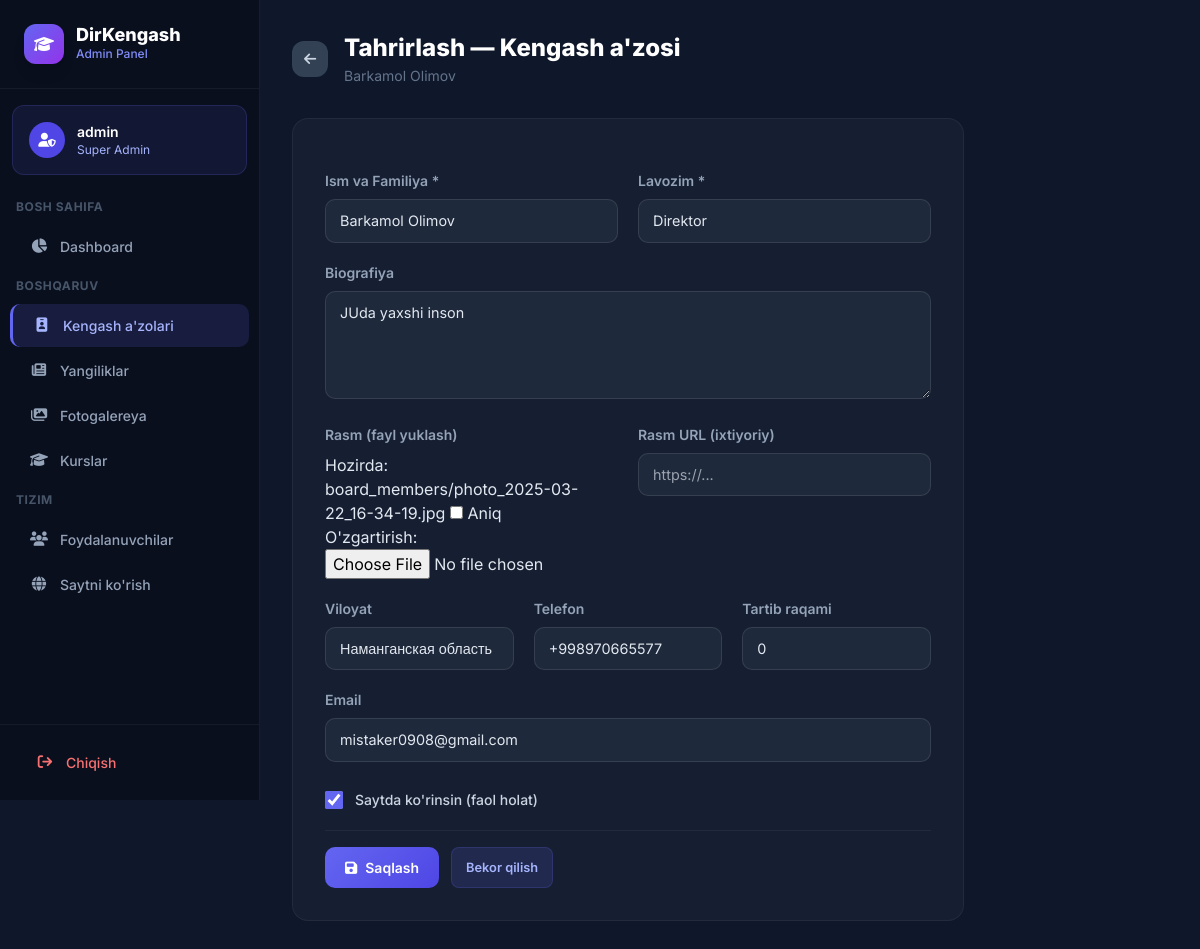
The page /admin-panel/members/1/edit/ (signed in) on the database its author committed.
### core/models.py (models this page shows, shortened)
class User(AbstractUser):
    class Role(models.TextChoices):
        ADMIN = 'ADMIN', _('Admin')
        DIRECTOR = 'DIRECTOR', _('Director')
        TEACHER = 'TEACHER', _('Teacher')
    role = models.CharField(max_length=20, choices=Role.choices, default=Role.TEACHER)
    phone_number = models.CharField(max_length=20, blank=True, null=True)
    avatar = models.ImageField(upload_to='avatars/', null=True, blank=True)

class BoardMember(models.Model):
    full_name = models.CharField(max_length=255, verbose_name="Ism va Familiya")
    position = models.CharField(max_length=255, verbose_name="Lavozim")
    bio = models.TextField(blank=True, verbose_name="Biografiya")
    photo = models.ImageField(upload_to='board_members/', null=True, blank=True, verbose_name="Rasm")
    photo_url = models.URLField(blank=True, null=True, verbose_name="Rasm URL (ixtiyoriy)")
    region = models.CharField(max_length=255, blank=True, verbose_name="Viloyat")
    phone = models.CharField(max_length=30, blank=True, verbose_name="Telefon")
    email = models.EmailField(blank=True, verbose_name="Email")
    order = models.PositiveIntegerField(default=0, verbose_name="Tartib raqami")
    is_active = models.BooleanField(default=True, verbose_name="Ko'rinsin")
    created_at = models.DateTimeField(auto_now_add=True)
    class Meta:
        ordering = ['order', 'full_name']
        verbose_name = "Kengash a'zosi"
        verbose_name_plural = "Kengash a'zolari"

### core/admin_views.py (the view)
# urls.py: path('admin-panel/members/<int:pk>/edit/', admin_views.admin_member_edit_view, name='admin_member_edit'),
@admin_required
def admin_member_edit_view(request, pk):
    member = get_object_or_404(BoardMember, pk=pk)
    form = BoardMemberForm(instance=member)
    if request.method == 'POST':
        form = BoardMemberForm(request.POST, request.FILES, instance=member)
        if form.is_valid():
            form.save()
            messages.success(request, "A'zo ma'lumotlari yangilandi!")
            return redirect('admin_members')
    return render(request, 'admin_member_form.html', {'form': form, 'action': 'Tahrirlash', 'member': member})

### core/admin_forms.py
class BoardMemberForm(forms.ModelForm):
    class Meta:
        model = BoardMember
        fields = ['full_name', 'position', 'bio', 'photo', 'photo_url', 'region', 'phone', 'email', 'order', 'is_active']
        widgets = {
            'full_name': forms.TextInput(attrs={'class': 'admin-input', 'placeholder': "Ism va Familiya"}),
            'position': forms.TextInput(attrs={'class': 'admin-input', 'placeholder': "Lavozim"}),
            'bio': forms.Textarea(attrs={'class': 'admin-input', 'rows': 4, 'placeholder': "Qisqacha tarjimai hol..."}),
            'photo_url': forms.URLInput(attrs={'class': 'admin-input', 'placeholder': "https://..."}),
            'region': forms.TextInput(attrs={'class': 'admin-input', 'placeholder': "Toshkent"}),
            'phone': forms.TextInput(attrs={'class': 'admin-input', 'placeholder': "+998 90 123 45 67"}),
            'email': forms.EmailInput(attrs={'class': 'admin-input', 'placeholder': "email@example.com"}),
            'order': forms.NumberInput(attrs={'class': 'admin-input', 'min': 0}),
            'is_active': forms.CheckboxInput(attrs={'class': 'admin-checkbox'}),
        }

### core/admin_views.py (called while the page is built)
def admin_required(view_func):
    @wraps(view_func)
    def wrapper(request, *args, **kwargs):
        if not request.user.is_authenticated:
            return redirect('admin_login')
        if not request.user.is_staff:
            return render(request, 'admin_403.html', status=403)
        return view_func(request, *args, **kwargs)
    return wrapper

### templates/admin_member_form.html (shortened to what this page needs)
{% extends 'admin_base.html' %}
{% block content %}
<div class="flex items-center gap-4 mb-8">
    <a href="{% url 'admin_members' %}" class="w-9 h-9 rounded-xl bg-slate-700 hover:bg-slate-600 flex items-center justify-center text-slate-300 transition-colors">
        <i class="fa-solid fa-arrow-left text-sm"></i>
    </a>
    <div>
        <h1 class="text-2xl font-extrabold text-white mb-0.5">{{ action }} — Kengash a'zosi</h1>
        <p class="text-slate-500 text-sm">{% if member %}{{ member.full_name }}{% else %}Yangi a'zo{% endif %}</p>
    </div>
</div>
<div class="max-w-2xl">
    <div class="bg-slate-800/50 border border-white/5 rounded-2xl p-8">
        <form method="post" enctype="multipart/form-data" class="space-y-5">
            <div class="grid grid-cols-1 md:grid-cols-2 gap-5">
                <div>
                    <label class="block text-slate-400 text-sm font-semibold mb-2">Ism va Familiya *</label>
                    {{ form.full_name }}
                </div>
                <div>
                    <label class="block text-slate-400 text-sm font-semibold mb-2">Lavozim *</label>
                    {{ form.position }}
                </div>
            </div>
            <div>
                <label class="block text-slate-400 text-sm font-semibold mb-2">Biografiya</label>
                {{ form.bio }}
            </div>
            <div class="grid grid-cols-1 md:grid-cols-2 gap-5">
                <div>
                    <label class="block text-slate-400 text-sm font-semibold mb-2">Rasm (fayl yuklash)</label>
                    {{ form.photo }}
                </div>
                <div>
                    <label class="block text-slate-400 text-sm font-semibold mb-2">Rasm URL (ixtiyoriy)</label>
                    {{ form.photo_url }}
                </div>
            </div>
            <div class="grid grid-cols-1 md:grid-cols-3 gap-5">
                <div>
                    <label class="block text-slate-400 text-sm font-semibold mb-2">Viloyat</label>
                    {{ form.region }}
                </div>
                <div>
                    <label class="block text-slate-400 text-sm font-semibold mb-2">Telefon</label>
                    {{ form.phone }}
                </div>
                <div>
                    <label class="block text-slate-400 text-sm font-semibold mb-2">Tartib raqami</label>
                    {{ form.order }}
                </div>
            </div>
            <div>
                <label class="block text-slate-400 text-sm font-semibold mb-2">Email</label>
                {{ form.email }}
            </div>
            <div class="flex items-center gap-3 pt-2">
                {{ form.is_active }}
                <label class="text-slate-300 text-sm font-medium">Saytda ko'rinsin (faol holat)</label>
            </div>
            <div class="flex gap-3 pt-4 border-t border-white/5">
                <button type="submit" class="btn-admin-primary">
                    <i class="fa-solid fa-save"></i> Saqlash
                </button>
                <a href="{% url 'admin_members' %}" class="btn-admin-edit">Bekor qilish</a>
            </div>
        </form>
    </div>
</div>
{% endblock %}

### templates/admin_base.html (shortened to what this page needs)
<!DOCTYPE html>
<html lang="uz">
<head>
    <script src="https://cdn.tailwindcss.com"></script>
    <link rel="stylesheet" href="https://cdnjs.cloudflare.com/ajax/libs/font-awesome/6.4.0/css/all.min.css">
</head>
<body>
<div class="flex">
    <aside class="sidebar flex flex-col" style="position: fixed; top: 0; left: 0; height: 100vh; overflow-y: auto; z-index: 50;">
        <div class="p-6 border-b border-white/5">
            <div class="flex items-center gap-3">
                <div class="w-10 h-10 rounded-xl bg-gradient-to-br from-indigo-500 to-purple-600 flex items-center justify-center shadow-lg">
                    <i class="fa-solid fa-graduation-cap text-white"></i>
                </div>
                <div>
                    <div class="font-extrabold text-white text-lg leading-none">DirKengash</div>
                    <div class="text-indigo-400 text-xs font-medium mt-0.5">Admin Panel</div>
                </div>
            </div>
        </div>
        <div class="p-4 mx-3 mt-4 rounded-xl bg-indigo-500/10 border border-indigo-500/20 flex items-center gap-3">
            <div class="w-9 h-9 rounded-full bg-indigo-600 flex items-center justify-center shrink-0">
                <i class="fa-solid fa-user-shield text-white text-sm"></i>
            </div>
            <div class="min-w-0">
                <div class="text-white font-semibold text-sm truncate">{{ request.user.username }}</div>
                <div class="text-indigo-300 text-xs">Super Admin</div>
            </div>
        </div>
        <nav class="flex-1 py-4 space-y-0.5">
            <div class="px-4 py-2 text-xs font-bold text-slate-600 uppercase tracking-wider">Bosh sahifa</div>
            <a href="{% url 'admin_dashboard' %}" class="sidebar-link {% if request.resolver_match.url_name == 'admin_dashboard' %}active{% endif %}">
                <i class="fa-solid fa-chart-pie"></i> Dashboard
            </a>
            <div class="px-4 py-2 mt-2 text-xs font-bold text-slate-600 uppercase tracking-wider">Boshqaruv</div>
            <a href="{% url 'admin_members' %}" class="sidebar-link {% if 'member' in request.resolver_match.url_name %}active{% endif %}">
                <i class="fa-solid fa-id-badge"></i> Kengash a'zolari
            </a>
            <a href="{% url 'admin_news' %}" class="sidebar-link {% if 'news' in request.resolver_match.url_name %}active{% endif %}">
                <i class="fa-solid fa-newspaper"></i> Yangiliklar
            </a>
            <a href="{% url 'admin_gallery' %}" class="sidebar-link {% if 'gallery' in request.resolver_match.url_name %}active{% endif %}">
                <i class="fa-solid fa-images"></i> Fotogalereya
            </a>
            <a href="{% url 'admin_courses' %}" class="sidebar-link {% if 'course' in request.resolver_match.url_name %}active{% endif %}">
                <i class="fa-solid fa-graduation-cap"></i> Kurslar
            </a>
            <div class="px-4 py-2 mt-2 text-xs font-bold text-slate-600 uppercase tracking-wider">Tizim</div>
            <a href="{% url 'admin_users' %}" class="sidebar-link {% if 'user' in request.resolver_match.url_name %}active{% endif %}">
                <i class="fa-solid fa-users"></i> Foydalanuvchilar
            </a>
            <a href="{% url 'index' %}" target="_blank" class="sidebar-link">
                <i class="fa-solid fa-globe"></i> Saytni ko'rish
            </a>
        </nav>
        <div class="p-4 border-t border-white/5">
            <a href="{% url 'admin_logout' %}" class="sidebar-link text-red-400 hover:text-red-300 hover:bg-red-500/10 m-0">
                <i class="fa-solid fa-arrow-right-from-bracket"></i> Chiqish
            </a>
        </div>
    </aside>
    <main class="main-content" style="margin-left: 260px; min-height: 100vh; padding: 32px; width: calc(100% - 260px);">
        {% block content %}{% endblock %}
    </main>
</div>
</body>
</html>

### templates/admin_base.html (style rules this page uses)
* { box-sizing: border-box; }
body { font-family: 'Inter', sans-serif; background: #0f172a; color: #e2e8f0; margin: 0; }
.sidebar { width: 260px; min-height: 100vh; background: #0a0f1e; border-right: 1px solid rgba(255,255,255,0.06); }
.sidebar-link { display: flex; align-items: center; gap: 12px; padding: 11px 20px; border-radius: 10px; color: #94a3b8; font-size: 0.875rem; font-weight: 500; transition: all 0.2s; cursor: pointer; text-decoration: none; margin: 2px 10px; }
.sidebar-link:hover, .sidebar-link.active { background: rgba(99,102,241,0.15); color: #a5b4fc; }
.sidebar-link.active { border-left: 3px solid #6366f1; }
.sidebar-link i { width: 18px; text-align: center; font-size: 0.9rem; }
.admin-input { width: 100%; background: #1e293b; border: 1px solid rgba(255,255,255,0.1); border-radius: 10px; padding: 10px 14px; color: #e2e8f0; font-size: 0.9rem; transition: border-color 0.2s; font-family: 'Inter', sans-serif; outline: none; }
.admin-checkbox { width: 18px; height: 18px; accent-color: #6366f1; cursor: pointer; }
.btn-admin-primary { background: linear-gradient(135deg, #6366f1, #4f46e5); color: white; font-weight: 600; border: none; border-radius: 10px; padding: 10px 20px; cursor: pointer; transition: all 0.2s; display: inline-flex; align-items: center; gap: 8px; text-decoration: none; font-size: 0.875rem; }
.btn-admin-edit { background: rgba(99,102,241,0.15); color: #a5b4fc; font-weight: 600; border: 1px solid rgba(99,102,241,0.2); border-radius: 8px; padding: 7px 14px; cursor: pointer; transition: all 0.2s; display: inline-flex; align-items: center; gap: 6px; text-decoration: none; font-size: 0.8rem; }
.main-content { flex: 1; overflow-x: hidden; }

### rows shown on the page
User: user.username "admin"
BoardMember: full_name "Barkamol Olimov", position "Direktor", bio "JUda yaxshi inson", region "Наманганская область", phone "+998970665577", order "0", email "mistaker0908@gmail.com", is_active "☑"

### other values the page prints
{{ action }} "Tahrirlash"
